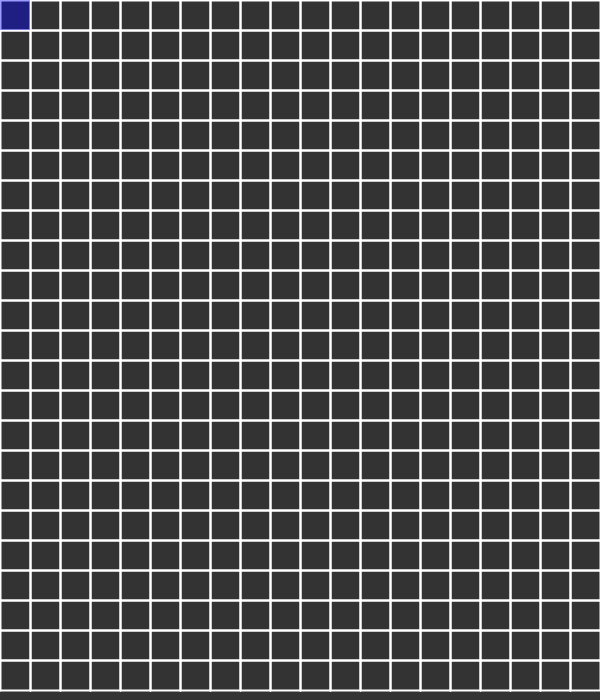
Frame 1 (no input)
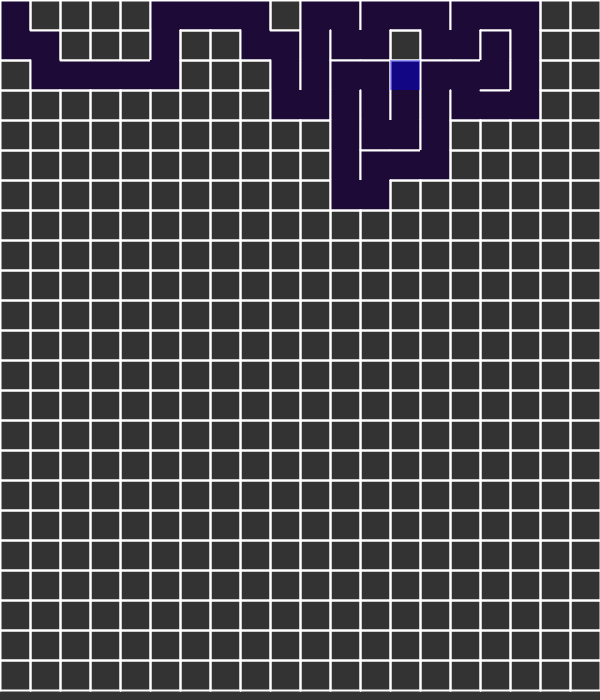
Frame 60 (the mouse pressed at the canvas centre just before this capture)
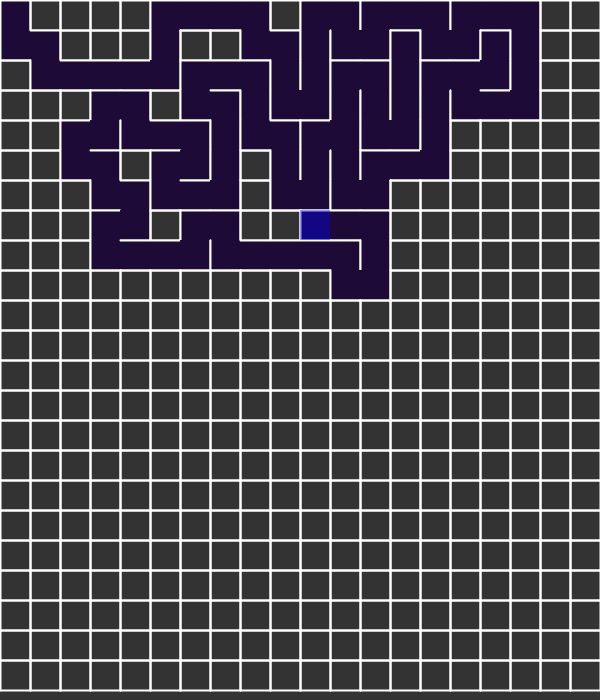
Frame 120 (the mouse held since frame 60 and released just before this capture)

The Processing sketch that drew these frames (run headless with seeded random() and noise(); from frame 60 on, the mouse is pressed at the canvas centre):

// Processing sketch: Maze_Generator_And_Pathfinder
// ── Maze_Generator_And_Pathfinder.pde
int cols, rows;
int w = 30;
ArrayList<Cell> grid = new ArrayList<Cell>();

Cell current;
boolean generated = false;

ArrayList<Cell> stack = new ArrayList<Cell>();

Pathfinder pathfinder;

color visited = color(30,10,55);

void setup() {
  size(600, 700);
  reset();

}


void draw() {
  if(!generated)
  {
    background(51);
    generateMaze(); 
  }
  else if(generated && !pathfinder.finished)
  {
     pathfinder.updatePathFinding();
  }
  else
  {
    if(mousePressed)
    {
      reset();
    }
  }
  

}

int index(int i, int j) {
  if (i < 0 || j < 0 || i > cols-1 || j > rows-1) {
    return 0;
  }
  return i + j * cols;
}

void generateMaze()
{
  for (int i = 0; i < grid.size(); i++) {
    grid.get(i).show(visited);
  }

  
  // STEP 1
  Cell next = current.checkNeighbors();
  if (next != null) {
    
    current.visited = true;
    current.highlight();
    next.visited = true;

    // STEP 2
    stack.add(current);

    // STEP 3
    removeWalls(current, next);

    // STEP 4
    current = next;
  } else if (stack.size() > 0) {
    current.highlight();
    current = stack.remove(stack.size()-1);
  }
  else if(!generated)
  {
    InitPathfinder();
    generated = true;
  }
}


void removeWalls(Cell a, Cell b) {
  int x = a.i - b.i;
  if (x == 1) {
    a.walls[3] = false;
    b.walls[1] = false;
  } else if (x == -1) {
    a.walls[1] = false;
    b.walls[3] = false;
  }
  int y = a.j - b.j;
  if (y == 1) {
    a.walls[0] = false;
    b.walls[2] = false;
  } else if (y == -1) {
    a.walls[2] = false;
    b.walls[0] = false;
  }
}

void InitPathfinder()
{
  pathfinder.initPathFinding();
}

void reset()
{
    cols = floor(width/w);
    rows = floor(height/w);
    grid = new ArrayList<Cell>();
    for (int j = 0; j < rows; j++) {
      for (int i = 0; i < cols; i++) {
        Cell cell = new Cell(i, j);
        grid.add(cell);
      }
    }
  generated = false;
    current = grid.get(0);
    pathfinder = new Pathfinder((int)random(0, floor(grid.size()/2)), (int)random(floor(grid.size()/2), grid.size()-1));
}

// ── Cell.pde


class Cell {
  int i, j;
  boolean[] walls = {true, true, true, true};
  boolean visited = false;
  
  Cell previous;
  
  int f = 0;
  int g = 0;
  int h = 0;
  
  
        
  
  Cell(int ii, int jj) {
    i = ii;
    j = jj;
  }

  Cell checkNeighbors() {
    ArrayList<Cell> neighbors = new ArrayList<Cell>();

    Cell top    = grid.get(index(i, j-1));
    Cell right  = grid.get(index(i+1, j));
    Cell bottom = grid.get(index(i, j+1));
    Cell left   = grid.get(index(i-1, j));

    if (top != null && !top.visited && j != 0) {
      neighbors.add(top);
    }
    if (right != null && !right.visited && i != cols-1) {
      neighbors.add(right);
    }
    if (bottom != null && !bottom.visited && j != rows-1) {
      neighbors.add(bottom);
    }
    if (left != null && !left.visited && i != 0) {
      neighbors.add(left);
    }

    if (neighbors.size() > 0) {
      int r = floor(random(0, neighbors.size()));
      return neighbors.get(r);
    } else {
      return null;
    }
  }
  
  ArrayList<Cell> getNeighbors()
  {
    ArrayList<Cell> neighbors = new ArrayList<Cell>();
  
    Cell top    = grid.get(index(i, j-1));
    Cell right  = grid.get(index(i+1, j));
    Cell bottom = grid.get(index(i, j+1));
    Cell left   = grid.get(index(i-1, j));
  
    if (top != null && j != 0) {
      neighbors.add(top);
    }
    if (right != null && i != cols-1) {
      neighbors.add(right);
    }
    if (bottom != null && j != rows-1) {
      neighbors.add(bottom);
    }
    if (left != null && i != 0) {
      neighbors.add(left);
    }
    return neighbors;
  }
  
  void highlight() {
    int x = this.i*w;
    int y = this.j*w;
    noStroke();
    fill(0, 0, 255, 100);
    rect(x, y, w, w);

  }

  void show(color c) {
    int x = this.i*w;
    int y = this.j*w;
    
    if (this.visited) {
      noStroke();
      fill(c);
      rect(x, y, w, w);
    }
    stroke(255);
    strokeWeight(2);
    if (this.walls[0]) {
      line(x    , y    , x + w, y);
    }
    if (this.walls[1]) {
      line(x + w, y    , x + w, y + w);
    }
    if (this.walls[2]) {
      line(x + w, y + w, x    , y + w);
    }
    if (this.walls[3]) {
      line(x    , y + w, x    , y);
    }

  }
  
  
  boolean hasPrevious()
  {
    if(previous != null)
    {
      return true;
    } else
    {
     return false; 
    }
  }
  
  public void drawCircle(color c, float extra)
  {
    if(extra > 0.4) extra = 0.4;
    int xPix = floor((i*w)+w/2);
    int yPix = floor((j*w)+w/2);
    print("X;Y " + xPix + " " + yPix + "\n");
    stroke(255);
    strokeWeight(1);
    fill(c);
    circle(xPix, yPix, w *(0.5+extra));
  }
}

// ── Pathfinder.pde
class Pathfinder
{
  
    Cell current;
    
    ArrayList<Cell> path = new ArrayList<Cell>();
    
    ArrayList<Cell> openSet = new ArrayList<Cell>();
    
    ArrayList<Cell> closedSet = new ArrayList<Cell>();
    
    Cell start;
    
    Cell end;
    
    boolean finished = false;
    

    
    public Pathfinder(int startIndex, int endIndex )
    {
       start = grid.get(startIndex);
       end = grid.get(endIndex);
       finished = false;
       current = null;
       path = new ArrayList<Cell>();
       openSet = new ArrayList<Cell>();
       closedSet = new ArrayList<Cell>(); 
    }
    
    public void initPathFinding()
    {
       openSet.add(start);
    }
    
    public void updatePathFinding()
    {
      cuerpoAlgoritmo();

      //Crea el mejor camino actualmente evaluado 
      makePath();
          
      //Pinta los Cells de la grid dependiendo de su estado
      drawGrid();
      
      //Forma una linea blanca por el camino evaluado
      drawLine();
    }
    
    //Dibuja una linea por el medio del camino evaluado
    public void drawLine() {
      beginShape();
      for (int i = 0; i < path.size(); i++) 
      {
        stroke (255);
        
    
        if(path.size() > 0) {
       vertex((path.get(i).i * w) + (w/2), (path.get(i).j * w) + (w/2));
        noFill();
        }
      }
      endShape();
    }
    
    //Dibuja todos los Cells de la grid según su estado
    void drawGrid() {
      
      //Se muestran todas las casillas no visitadas nunca 
      //(MORADO)
      for (int i = 0; i < cols*rows; i ++) {
          grid.get(i).show(visited);
      }
      
      //Se muestran las casillas ya visitadas que no volveran a ser evaluadas 
      //(closedSet - ROJO)
      for ( int i = 0; i < closedSet.size(); i++) {
        closedSet.get(i).drawCircle(color(150,0,0),0);
      }
    
      //Se muestran las casillas visitadas que pueden volver a ser evaluadas 
      //(openSet - VERDE)
      for ( int i = 0; i < openSet.size(); i++) {
        openSet.get(i).drawCircle(color(0,150,0),0);
      }
      
      //Pinta los Cells del camino que fue evaluado 
      //(AZUL)
      for (int i = 0; i < path.size(); i++) 
      {
        stroke (255);
        if(path.size() > 0) {
        path.get(i).drawCircle(color(0,0,255),0);
    
        }
      }
      
      float extraStartEnd = 0.4;
      start.drawCircle(color(200, 150, 100),extraStartEnd);
      end.drawCircle(color(200, 100, 255),extraStartEnd);
      
      //Si un Cell es un obstaculo, esto no aplicara por un metodo dentro de Cell  
    }
    
    //Crea el camino actualmente evaluado
    public void makePath() { 
      path = new ArrayList<Cell>();
      Cell temp = current;
      path.add(temp);
      //Por recursion añade los Cells que forman parte del camino
      while(temp.hasPrevious())
      {
       path.add(temp.previous);
       temp = temp.previous;
      } 
    }
    
    
    //El cuerpo del algoritmo calcula el mejor camino dependiendo de los vecinos
    //del Cell actual, el camino ya recorrido y una estimacion del camino faltante
    void cuerpoAlgoritmo() 
    {
      print(openSet.size()+"\n");
      if (openSet.size() > 0)
      {
        //Indice del que tenga mejor puntaje f (El màs bajo)
        int bestI = 0;
        
        //Actualiza el ìndice del mejor 
        for ( int i = 0; i < openSet.size(); i++) {
          if (openSet.get(i).f < openSet.get(bestI).f) {
            bestI = i;
          }
        }
        // Parte del algoritmo se hace sobre el mejor. Variable para rapido uso:
        current =  openSet.get(bestI);
        
        //Si està parado en el final TERMINA //<>//
        if (current.i == end.i && current.j == end.j) {
          println("DONE");
          finished = true;
        }
        //Si no es el final remueve el actual de la lista de la lista OpenSet
        //y lo añade a la lista de ya visitados (closedSet)
        openSet.remove(current);
        closedSet.add(current);
        
        //Facil acceso a los vecinos
        ArrayList<Cell> neighbors = current.getNeighbors();
        Cell currentNeighbor;
        
        //Ciclo que revisa los posibles caminos a tomar por medio de los vecinos
        //de el Cell actual.
        for ( int i = 0; i < neighbors.size(); i++)
        {
          //Actualiza el vecino sobre el cual se va a llevar a cabo el algoritmo
          currentNeighbor = neighbors.get(i);
          //Si no esta en la lista closedSet && no es una pared
          

          if (!closedSet.contains(currentNeighbor) && !checkHasWall(current, currentNeighbor)) 
          {
            //Variable que representa el valor g del vecino actual
            int tempG = current.g + 1;
            //No es parte de un nuevo camino
            boolean newPath = false;
            
            //Si el vecino se encuentra ne la lista openSet
            if (openSet.contains(currentNeighbor)) 
            {
              //Si el g del Cell actual + 1 tiene menor g que el vecino actual
              if (tempG < currentNeighbor.g) 
              {
                //Se actualiza el g del vecino a g del Cell actual +1
                currentNeighbor.g = tempG;
                //Se establece que se encontro un nuevo mejor camino
                newPath = true;
              }
            } 
            //Si el vecino no se encuentra en la lista openSet
            else 
            {
              //Se actualiza el g del vecino por el g del Cell actual + 1 
              //(Puede ser menor o igual que antes) 
              currentNeighbor.g = tempG;
              //Si entro aqui significa que es un nuevo camino
              newPath = true;
              //Se añade este nuevo Cell a la lista openSet
              openSet.add(currentNeighbor);
            }
            
            //Si el vecino actual es un nuevo o mejor camino
            if(newPath) {
              //Se estima la distancia desde este vecino al final (Heuristic)
              currentNeighbor.h = heuristic(currentNeighbor, end);
              //Se calcula el puntaje total f (g + h)
              currentNeighbor.f = currentNeighbor.g + currentNeighbor.h;
              //Se añade el Cell actual como el anterior a su vecino con un buen camino
              currentNeighbor.previous = current;
            }
          }
        }
    
      } 
      else //Si no quedan elementos en openSet no quedan Cells por revisar
           //y no se ha llegado al final
      { 
        finished = true;
        println("NO HAY SOLUION");
      }
    }
    
    
    //Calcula la distancia estimada (hacia abajo) entre dos Cells de la grid
    int heuristic(Cell a, Cell b) {
      int d = abs(b.i - a.i + b.j - a.j);
      return d;
    }
    
    boolean checkHasWall(Cell a, Cell b) {
      int x = a.i - b.i;
      if (x == 1) {
        return a.walls[3]&& b.walls[1];
      } else if (x == -1) {
        return a.walls[1]&& b.walls[3];
      }
      int y = a.j - b.j;
      if (y == 1) {
        return a.walls[0]&& b.walls[2];
      } else if (y == -1) {
        return a.walls[2]&& b.walls[0];
      }
      
      return true;
    }
}
